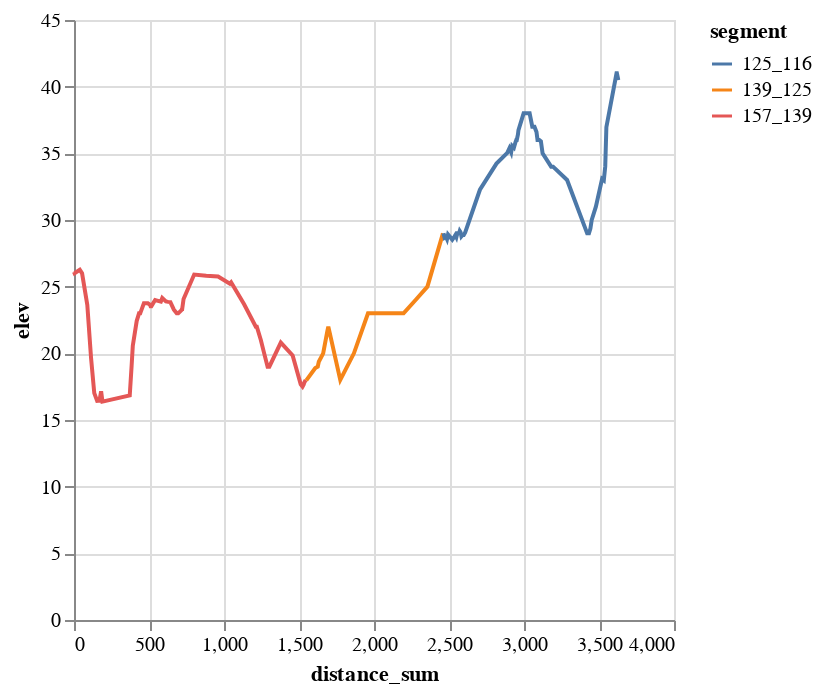

Source (notebook cell):
### Code cell
alt.Chart(df_walk_riverside).mark_line().encode(
    x='distance_sum',
    y='elev',
    color='segment:N'
)

### Figure 1 — Vega-Lite specification as saved in the notebook (floating-point values rounded to 4 significant figures; data arrays with more than 128 entries replaced by an {"elided": "..."} marker saying what was removed)
{"config": {"view": {"continuousWidth": 300, "continuousHeight": 300}}, "data": {"name": "data-7504b20990a89f070152d50dd5cbb819"}, "mark": {"type": "line"}, "encoding": {"color": {"field": "segment", "type": "nominal"}, "x": {"field": "distance_sum", "type": "quantitative"}, "y": {"field": "elev", "type": "quantitative"}}, "$schema": "https://vega.github.io/schema/vega-lite/v5.8.0.json", "datasets": {"data-7504b20990a89f070152d50dd5cbb819": {"elided": "133 records"}}}
